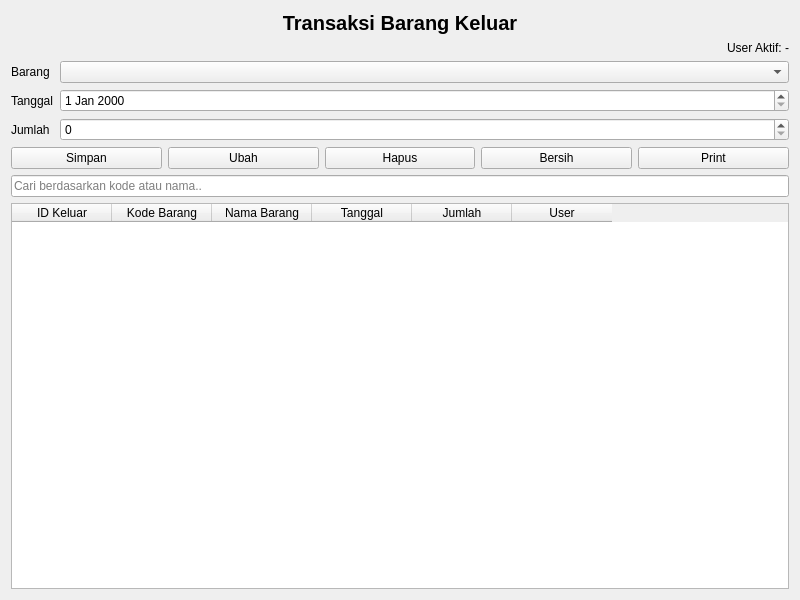
<?xml version="1.0" encoding="UTF-8"?>
<ui version="4.0">
 <class>BarangKeluarForm</class>
 <widget class="QWidget" name="BarangKeluarForm">
  <property name="geometry">
   <rect>
    <x>0</x>
    <y>0</y>
    <width>800</width>
    <height>600</height>
   </rect>
  </property>
  <property name="windowTitle">
   <string>Form Barang Keluar</string>
  </property>
  <layout class="QVBoxLayout" name="verticalLayout">
   <item>
    <widget class="QLabel" name="labelTitle">
     <property name="styleSheet">
      <string notr="true">font-size:20px; font-weight:bold;</string>
     </property>
     <property name="text">
      <string>Transaksi Barang Keluar</string>
     </property>
     <property name="alignment">
      <set>Qt::AlignmentFlag::AlignCenter</set>
     </property>
    </widget>
   </item>
   <item>
    <widget class="QLabel" name="labelUserAktif">
     <property name="text">
      <string>User Aktif: -</string>
     </property>
     <property name="alignment">
      <set>Qt::AlignmentFlag::AlignRight|Qt::AlignmentFlag::AlignTrailing|Qt::AlignmentFlag::AlignVCenter</set>
     </property>
    </widget>
   </item>
   <item>
    <layout class="QFormLayout" name="formLayout">
     <item row="0" column="0">
      <widget class="QLabel" name="labelBarang">
       <property name="text">
        <string>Barang</string>
       </property>
      </widget>
     </item>
     <item row="0" column="1">
      <widget class="QComboBox" name="comboBarang"/>
     </item>
     <item row="1" column="0">
      <widget class="QLabel" name="labelTanggal">
       <property name="text">
        <string>Tanggal</string>
       </property>
      </widget>
     </item>
     <item row="1" column="1">
      <widget class="QDateEdit" name="input_tanggal"/>
     </item>
     <item row="2" column="0">
      <widget class="QLabel" name="labelJumlah">
       <property name="text">
        <string>Jumlah</string>
       </property>
      </widget>
     </item>
     <item row="2" column="1">
      <widget class="QSpinBox" name="input_jumlah"/>
     </item>
    </layout>
   </item>
   <item>
    <layout class="QHBoxLayout" name="buttonLayout">
     <item>
      <widget class="QPushButton" name="btnSimpan">
       <property name="text">
        <string>Simpan</string>
       </property>
      </widget>
     </item>
     <item>
      <widget class="QPushButton" name="btnUbah">
       <property name="text">
        <string>Ubah</string>
       </property>
      </widget>
     </item>
     <item>
      <widget class="QPushButton" name="btnHapus">
       <property name="text">
        <string>Hapus</string>
       </property>
      </widget>
     </item>
     <item>
      <widget class="QPushButton" name="btnBersih">
       <property name="text">
        <string>Bersih</string>
       </property>
      </widget>
     </item>
     <item>
      <widget class="QPushButton" name="btnPrint">
       <property name="text">
        <string>Print</string>
       </property>
      </widget>
     </item>
    </layout>
   </item>
   <item>
    <widget class="QLineEdit" name="input_cari">
     <property name="placeholderText">
      <string>Cari berdasarkan kode atau nama..</string>
     </property>
    </widget>
   </item>
   <item>
    <widget class="QTableWidget" name="tableBarangKeluar">
     <property name="editTriggers">
      <set>QAbstractItemView::EditTrigger::NoEditTriggers</set>
     </property>
     <column>
      <property name="text">
       <string>ID Keluar</string>
      </property>
     </column>
     <column>
      <property name="text">
       <string>Kode Barang</string>
      </property>
     </column>
     <column>
      <property name="text">
       <string>Nama Barang</string>
      </property>
     </column>
     <column>
      <property name="text">
       <string>Tanggal</string>
      </property>
     </column>
     <column>
      <property name="text">
       <string>Jumlah</string>
      </property>
     </column>
     <column>
      <property name="text">
       <string>User</string>
      </property>
     </column>
    </widget>
   </item>
  </layout>
 </widget>
 <resources/>
 <connections/>
</ui>
